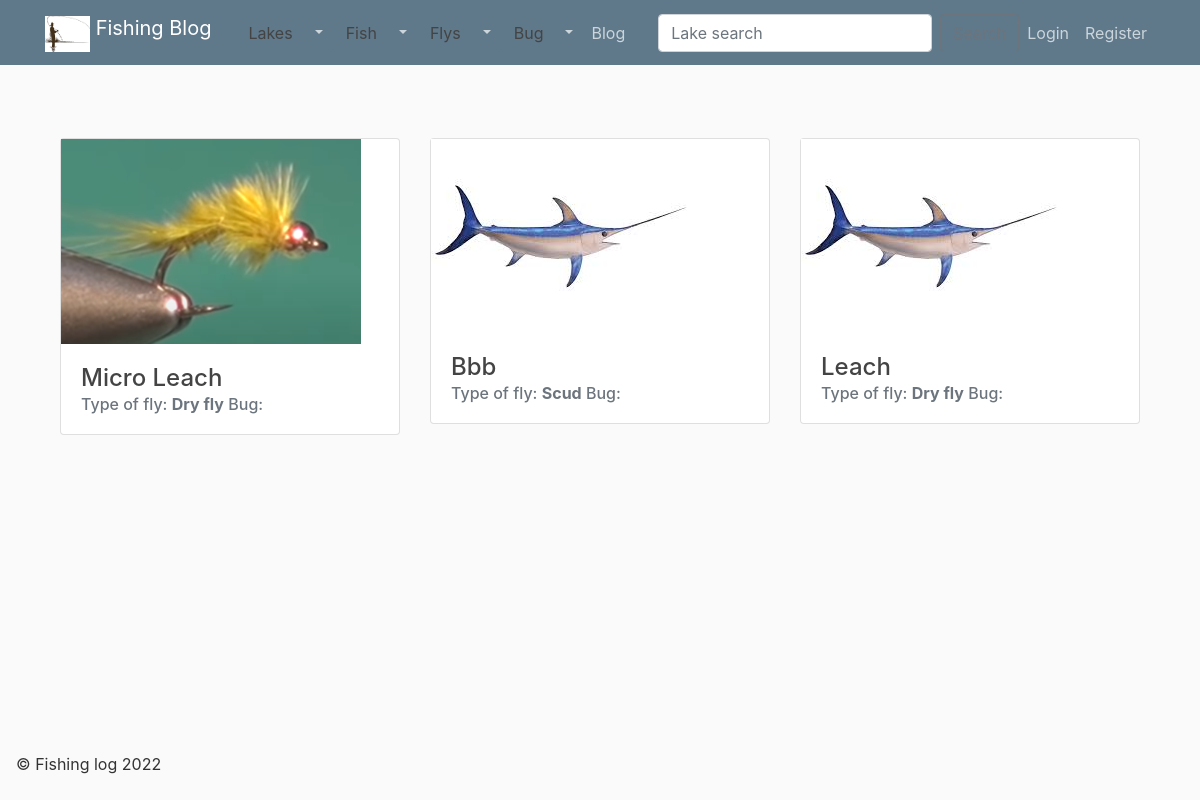
/flys/, run on an earlier commit of the app's database.
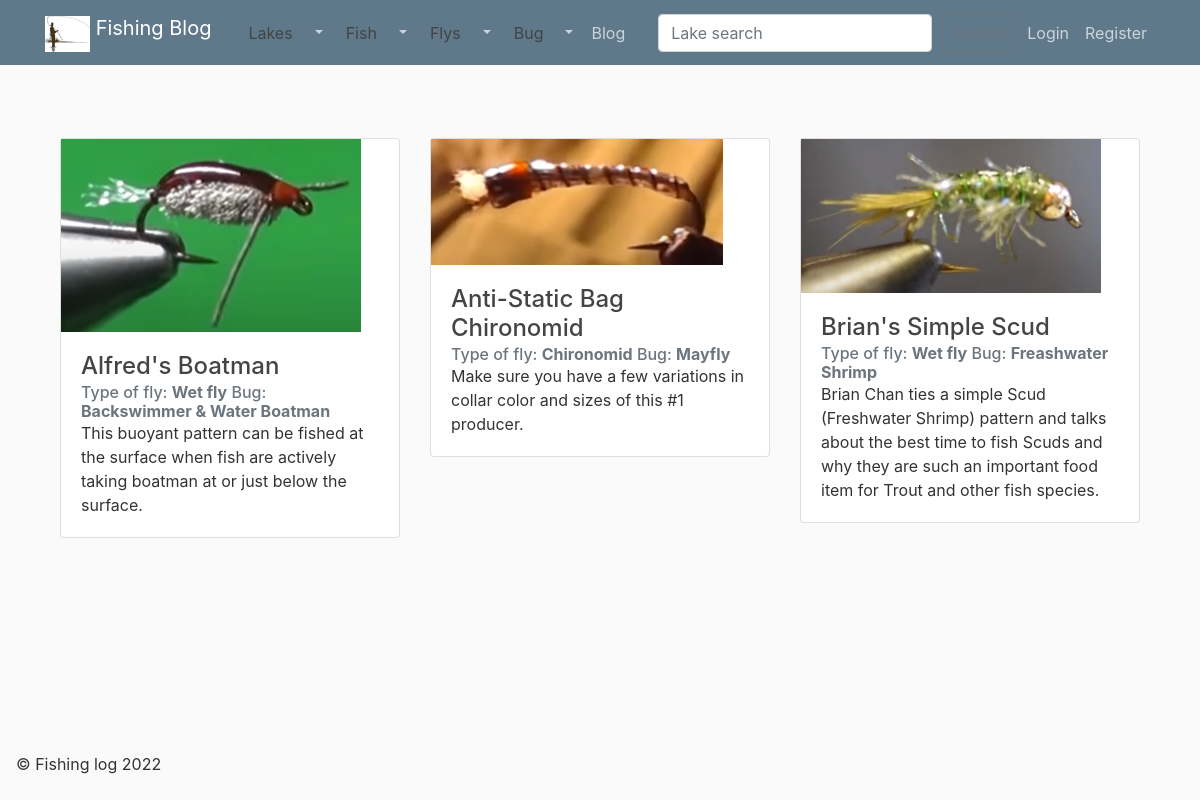
And on a later commit of the database.
### catches/models.py (models this page shows, shortened)
class Fly(models.Model):
    name = models.CharField(max_length = 100)
    bug = models.ForeignKey(Bug, blank=True, null= True, on_delete=models.SET_NULL )
    fly_type = models.ForeignKey(Fly_type, blank=True, null= True, on_delete=models.SET_NULL)
    description = models.CharField (max_length=400, blank=True)
    size_range = models.CharField ( max_length=100, blank=True)
    author = models.CharField (max_length=100, blank=True)
    youtube = models.URLField (blank=True )
    image = models.ImageField (
        default='default.jpg',
        upload_to='',
        height_field=None,
        width_field=None,
        max_length=100,
        blank=True)
    class Meta:
        ordering = ['name']

class Fly_type(models.Model):
    name = models.CharField(max_length = 100)
    notes = models.TextField(blank=True)
    def __str__ (self):
        return self.name

class Bug(models.Model):
    name = models.CharField ('Insect name', max_length=100)
    description = models.TextField ('Description', blank=True)
    class Meta:
        ordering = ['name']

### catches/views.py (the view)
class FlyListView (ListView):
    model = Fly
    context_object_name = 'flys'
    paginate_by = 6

### catches/templates/catches/fly_list.html
{% extends "catches/base/base.html" %}
{% block content %}
    <div class="album py-5 ">
        <div class="container">
            <div class = "row">
                {% for fly in flys %}
                    <div class="col-md-4">
                        <div class="card mb-4 box-shadow">
                            <a href="{% url 'fly_detail' fly.id %}" class="card-link">
                                <img src={{ fly.image.url }} alt={{ fly.name | title }}>
                            </a>
                            <div class="card-body">
                                <h4 class="">{{ fly.name | title  }}</h4>
                                <h6 class="card-subtitle text-muted">
                                    Type of fly: <b>{{ fly.fly_type }}</b>  Bug: <b>{{ fly.bug.name }}</b>
                                </h6>
                                <p class="card-text">{{ fly.description }}</p>
                            </div>
                        </div>
                    </div>
                {% endfor %}
            </div>
        </div>
    </div>
{% endblock content %}

### catches/templates/catches/base/base.html (shortened to what this page needs)
{% load static %}
<!DOCTYPE html>
<html>
<head>
    <link rel="stylesheet" href="https://maxcdn.bootstrapcdn.com/bootstrap/4.0.0/css/bootstrap.min.css">
    <link rel="stylesheet" type="text/css" href="{% static 'catches/site/main.css' %}">
</head>
<body>
  <div class="container">
    <div class="row">
      <div class="col-md-12">
        {% include "catches/base/navbar.html" %}
      </div>
    </div>
  </div>
  <div class="container">
    <div class="row">
      <div class="col-md-12">
      </div>
    </div>
  </div>
  <div class="container">
    <div class="row">
      <div class="col-md-12 pt-2">
        {% block content %}{% endblock %}
      </div>
    </div>
  </div>
  <div class="container">
    <nav class="navbar fixed-bottom navbar-expand-lg navbar-dark">
      <p>© Fishing log 2022</p>
    </nav>
  </div>
    <link rel="stylesheet" href="https://use.fontawesome.com/releases/v5.7.0/css/all.css">
  </body>
</html>

### catches/templates/catches/base/navbar.html (shortened to what this page needs)
{% load static %}
<header class="site-header">
    <nav class="navbar navbar-expand-md navbar-dark bg-steel fixed-top">
      <div class="container">
        <a class="navbar-brand mr-4" href="{% url 'catch_home' %}">
          <img src="{% static 'catches/site/fly_image.jpg' %}" alt="FLY" width="45" height="36" class="d-inline-block align-text-top">
            Fishing Blog</a>
        <div class="collapse navbar-collapse" id="navbarToggle">
          <div class="navbar-nav mr-auto">
            <div class="btn-group">
              <button type="button" class="btn btn-primary"><a href="{% url 'lake_list' %}">Lakes</a></button>
                <button type="button" class="btn btn-primary dropdown-toggle dropdown-toggle-split" data-toggle="dropdown" aria-expanded="false">
                </button>
              </div>
              <div class="btn-group">
                <button type="button" class="btn btn-primary"><a href="{% url 'fish_list' %}">Fish</a></button>
                <button type="button" class="btn btn-primary dropdown-toggle dropdown-toggle-split" data-toggle="dropdown" aria-expanded="false">
                </button>
              </div>
              <div class="btn-group">
                <button type="button" class="btn btn-primary"><a href="{% url 'fly_list' %}">Flys</a></button>
                <button type="button" class="btn btn-primary dropdown-toggle dropdown-toggle-split" data-toggle="dropdown" aria-expanded="false">
                </button>
              </div>
              <div class="btn-group">
                <button type="button" class="btn btn-primary"><a href="{% url 'bug_list' %}">Bug</a></button>
                <button type="button" class="btn btn-primary dropdown-toggle dropdown-toggle-split" data-toggle="dropdown" aria-expanded="false">
                </button>
              </div>
            <a class="nav-item nav-link" href="{% url 'blog-home' %}">Blog</a>
          </div>
          <div class="navbar-nav">
            <form class="form-inline my-2 my-lg-0 ml-md-auto" action="{% url 'search_list' %}" method="get">
                <input class="form-control mr-sm-2" name="q" type="search" placeholder="Lake search">
                <button class="btn btn-outline-secondary my-2 my-sm-0" type="submit">Search</button>
            </form>
            {% if user.is_authenticated %}
            <a class="nav-item nav-link" href="{% url 'profile' %}">Profile</a>
            <a class="nav-item nav-link" href="{% url 'logout' %}">Logout</a>
              <a class="nav-item nav-link" href="{% url 'admin:index' %}">ADMIN</a>
            {% else %}
              <a class="nav-item nav-link" href="{% url 'login' %}">Login</a>
              <a class="nav-item nav-link" href="{% url 'register' %}">Register</a>
            {% endif %}
          </div>
        </div>
      </div>
    </nav>
  </header>

### catches/static/catches/site/main.css (style rules this page uses)
body { background: #fafafa; color: #333333; margin-top: 5rem; }
h1, h2, h3, h4, h5, h6 { color: #444444; }
a { color: #444444; }
.bg-steel { background-color: #5f788a; }
.site-header .navbar-nav .nav-link { color: #cbd5db; }
.btn-primary, .btn-primary:active, .btn-primary:visited, .btn-primary:focus { background-color: #5f788a !important; border-color: #5f788a !important; color: #cbd5db; box-shadow: none !important; }
.dropdown-toggle, .dropdown-toggle:active, .dropdown-toggle:visited, .dropdown-toggle:focus { background-color: #5f788a !important; border-color: #5f788a !important; color: #cbd5db; }

What changed in the data, as far as the page shows it:
removed Fly: image (placeholder picture), name "Bbb", fly_type "Scud"
removed Fly: image (placeholder picture), name "Leach", fly_type "Dry fly"
changed Fly: image: a different picture; name "Micro Leach" → "Alfred's Boatman"; fly_type "Dry fly" → "Wet fly"; bug.name (not shown) → "Backswimmer & Water Boatman"; description (not shown) → "This buoyant pattern can be fished at the surface when fish are actively taking boatman at or just below the surface."
added Fly: image (picture), name "Anti-Static Bag Chironomid", fly_type "Chironomid", bug.name "Mayfly", description "Make sure you have a few variations in collar color and sizes of this #1 producer."
added Fly: image (picture), name "Brian's Simple Scud", fly_type "Wet fly", bug.name "Freashwater Shrimp", description "Brian Chan ties a simple Scud (Freshwater Shrimp) pattern and talks about the best time to fish Scuds and why they are such an important food item for Trout and other fish species."
